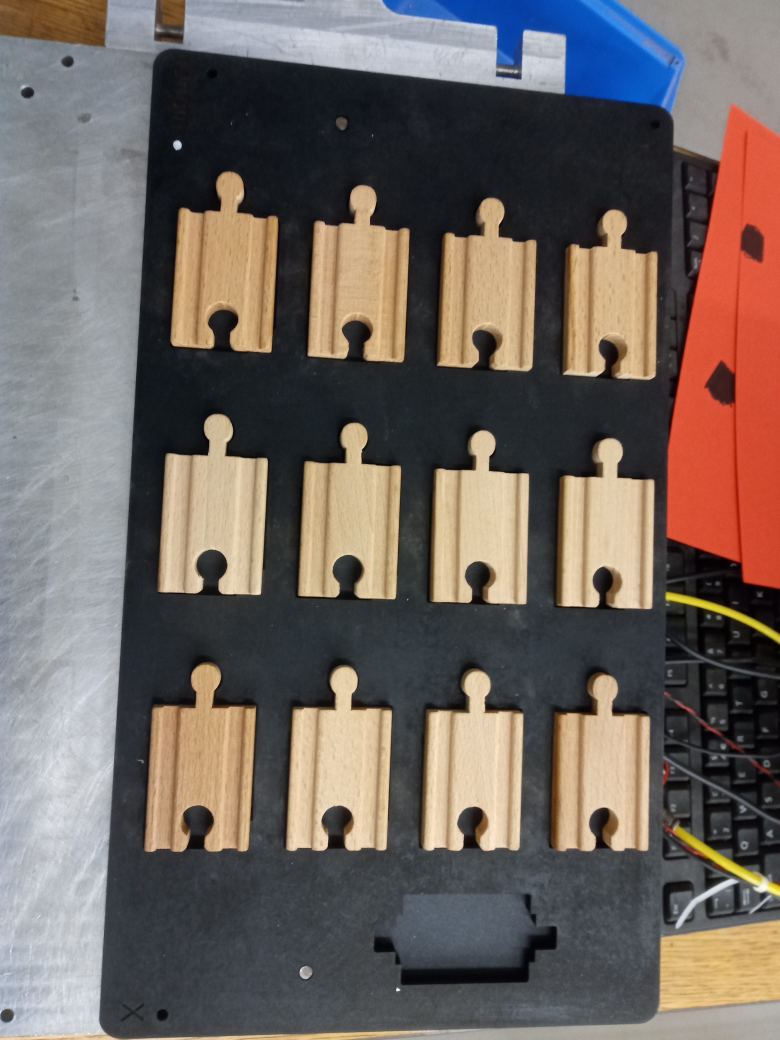
#> input picture image0.jpg, 3120 x 4160 px (shown at 1/4 size)
$ python -i 'Level 3.3.py'   (imports and definitions only)
#> lines starting #> are read from the running program, lines starting #| are printed output that depends on the picture; after the words box and inside, x2 and y2 are one past the last pixel; in counts of white or black regions, pixels touching at a corner belong together; pictures that were not available may be replaced by others from this repository, and a replacement may not be noted
# -*- coding: utf-8 -*-
"""
Created on Thu Dec  3 18:57:58 2020

@author: RTodo
"""

import cv2 as cv
import numpy as np
from matplotlib import pyplot as plt
from save_results import ResultsSave
from time import sleep
#from gpio import LED
#from gpio import Button


ds=12
#Precalibrating ethalons
minStraightArea = 5000
minStraightPerimeter = 350
minCurvedArea = 8879.5
minCurvedPerimeter = 541.65
ksize=3
itern=2
kernel = np.ones((ksize,ksize),np.uint8)

#Cropping settings
cropping_cy_straight=[35,130,225,320]
cropping_cy_length_straight=95
cropping_cx_straight=[100,270,440]
cropping_cx_length_straight=190

cropping_cy_curved=[50,145,240,335]
cropping_cy_length_curved=95
cropping_cx_curved=[20,220,420]
cropping_cx_length_curved=220


class Part:
    # [188 lines left out: functions __init__, testCamera, testCameraCurved, cropStraightImage, cropCurvedImage, FeatureExtraction and 1 more, not called in this run]

def getShape(img):
    ksize=5
    img_rgb = cv.cvtColor(img, cv.COLOR_BGR2RGB)
    img_grey = cv.cvtColor(img_rgb, cv.COLOR_RGB2GRAY)
    img_grey_blur = cv.GaussianBlur(img_grey,(ksize,ksize),0)
    ret,img_otsu = cv.threshold(img_grey_blur,0,255,cv.THRESH_BINARY+cv.THRESH_OTSU)
    contours,hierarchy = cv.findContours(img_otsu,cv.RETR_TREE, cv.CHAIN_APPROX_SIMPLE)
    for i,contour in enumerate(contours):
        if hierarchy[0][i][3]==-1:
            return contour

# [39 lines left out: function readContours, not called in this run]

def getContour(img_rgb):
    img_grey = cv.cvtColor(img_rgb, cv.COLOR_RGB2GRAY)
    img_grey_blur = cv.GaussianBlur(img_grey,(ksize,ksize),0)
    ret,img_otsu = cv.threshold(img_grey_blur,0,255,cv.THRESH_BINARY+cv.THRESH_OTSU)
    img_pro=cv.morphologyEx(img_otsu, cv.MORPH_OPEN, kernel)
    return cv.findContours(img_pro,cv.RETR_TREE, cv.CHAIN_APPROX_SIMPLE)

#Main Function
# [8 lines left out: function Check, not called in this run]

def readContoursType():
    contourList = []
    imgCurved = cv.imread("./shapes/Shapes_Moving/curved_shape.png")
    imgStraight = cv.imread("./shapes/Shapes_Moving/straight_shape.jpeg")


    curvedContour = getShape(imgCurved)
    straightContour = getShape(imgStraight)

    contourList.append(curvedContour)
    contourList.append(straightContour)


    tagList=["Straight","Shape"]
    return contourList, tagList

def FilterContoursType(img_rgb,contours,hierarchy):
    contour_filter=[]
    img_contour=img_rgb.copy()
    for i,contour in enumerate(contours):
        #Remove inside contours
        if hierarchy[0][i][3]==-1:
            #Remove small and large contours
            if cv.contourArea(contour) > 1500 and cv.contourArea(contour)<15000:
                cv.drawContours(img_contour, [contour], -1, (0,0,255), 2)
                contour_filter.append(contour)
    plt.figure(figsize = (ds,ds))
    plt.imshow(img_contour)
    plt.axis('off')
    plt.show()
    return contour_filter


def CheckType(img):
    straight_score = 0
    curved_score = 0
    contourList,tagList = readContoursType()
    img_rgb = cv.cvtColor(img, cv.COLOR_BGR2RGB)
    contours, hierarchy = getContour(img_rgb)
    contours_filtered = FilterContoursType(img_rgb, contours, hierarchy)
    for contour in contours_filtered:
        straight_score += cv.matchShapes(contour, contourList[1], cv.CONTOURS_MATCH_I3,0)
        curved_score += cv.matchShapes(contour, contourList[0], cv.CONTOURS_MATCH_I3,0)
    if straight_score < curved_score:
        tag = "Straight"
    else:
        tag = "Curved"
    return(tag)


# [43 lines left out: function videoCapture, not called in this run]

>>> import cv2
>>> picture = cv2.imread('image0.jpg', cv2.IMREAD_GRAYSCALE)
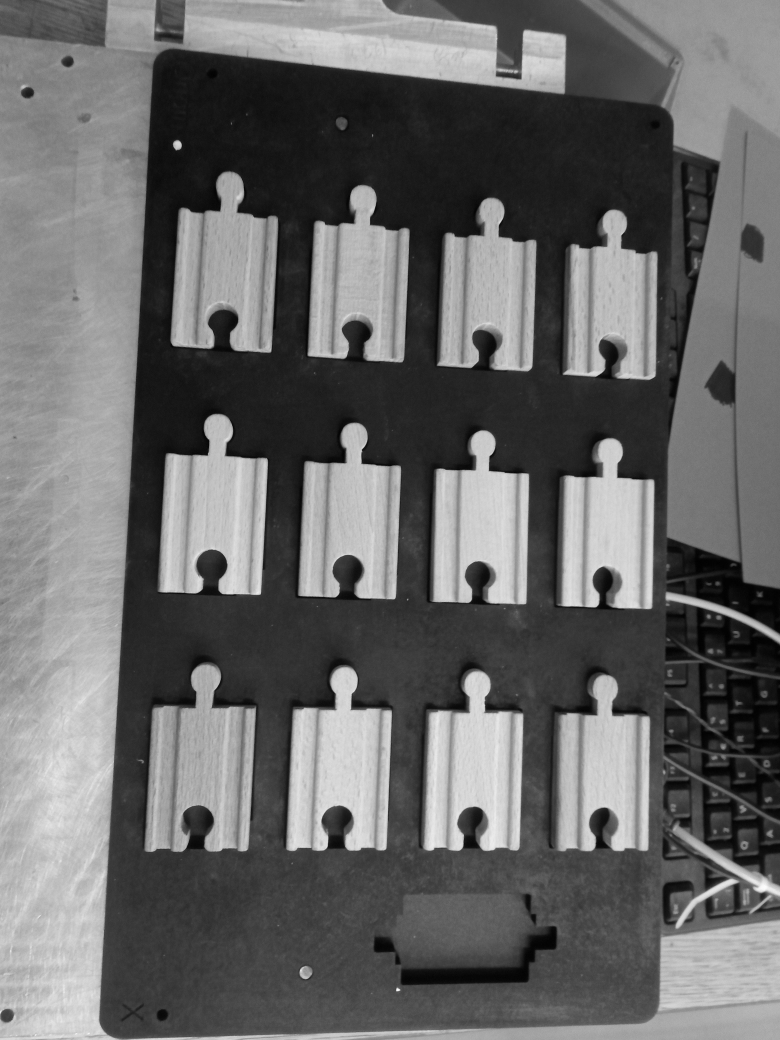
#> picture: shape (4160, 3120) (shown at 1/4 size); min 0, max 255, mean 104.3
>>> result = CheckType(picture)
#> in readContoursType, imgCurved is the input picture: shape (4160, 3120, 3); mean B, G, R 96.5, 101.9, 111.9
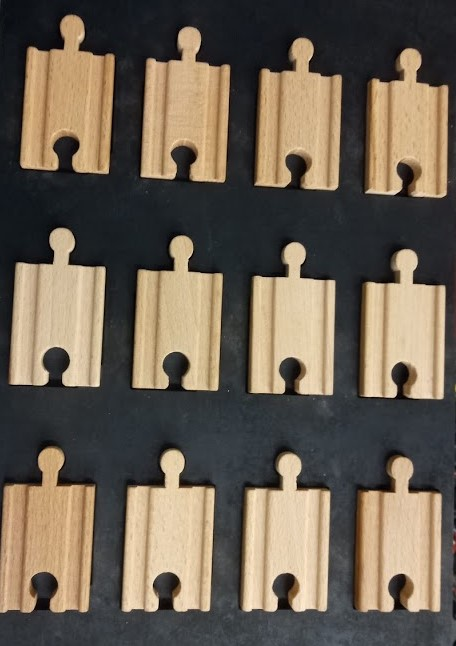
#> input picture image1.jpg, 456 x 646 px, given in place of straight_shape.jpeg, which was not available
#> in readContoursType, imgStraight is the input picture: shape (646, 456, 3); mean B, G, R 83.7, 97.8, 108.9
#> in getShape, `ret,img_otsu = cv.threshold(img_grey_blur,0,255,cv.THRESH_BINARY+cv.TH..`:
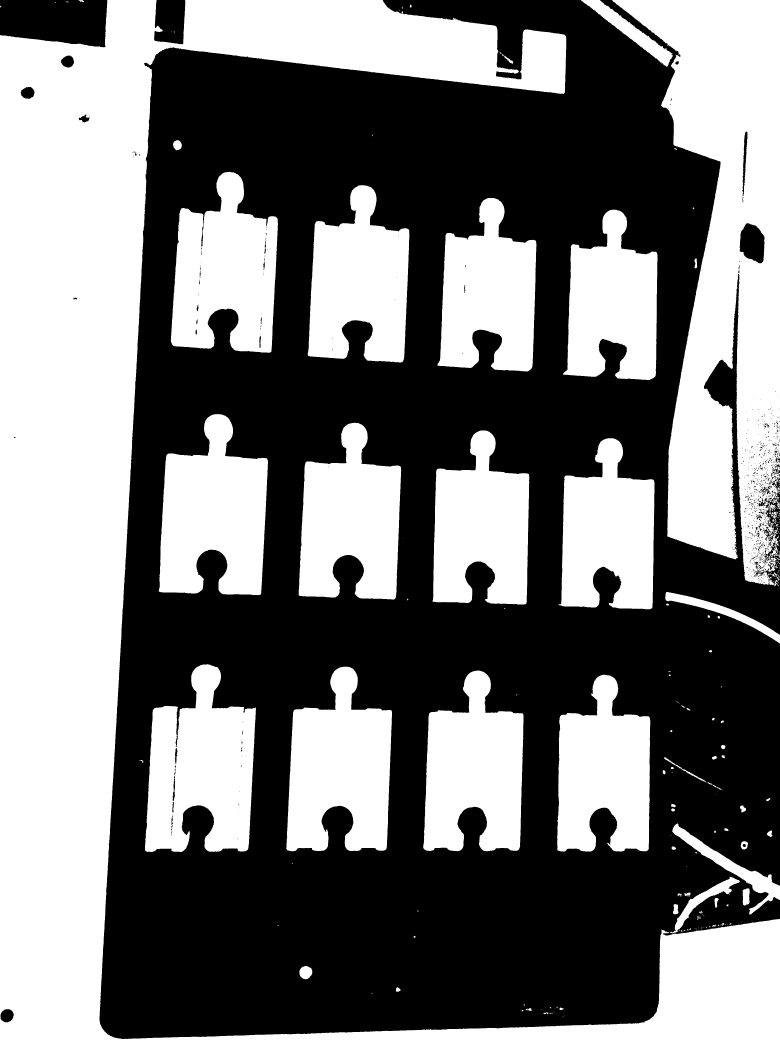
#> img_otsu: shape (4160, 3120) (shown at 1/4 size); 46.8% white; 301 white regions (196 under 20 px)
#> in getShape, `ret,img_otsu = cv.threshold(img_grey_blur,0,255,cv.THRESH_BINARY+cv.TH..`: ret = 108
#> in getShape, `contours,hierarchy = cv.findContours(img_otsu,cv.RETR_TREE, cv.CHAIN_A..`: contours = 1329 contours, 1046 with area under 20; largest, box (x1, y1, x2, y2) and area: (0, 0, 3120, 4160) 2699973, (2448, 0, 3120, 2343) 837176, (580, 2657, 1024, 3408) 231534, (635, 1656, 1072, 2381) 223612, (1145, 2666, 1568, 3405) 220846
#> the loop in getShape, `for i,contour in enumerate(contours):` made 1 pass
#> contour on pass 1: [[1713, 4114], [1713, 4115]]
#> in readContoursType, `curvedContour = getShape(imgCurved)`: curvedContour = [[1713, 4114], [1713, 4115]]
#> in getShape (call 2), `img_grey = cv.cvtColor(img_rgb, cv.COLOR_RGB2GRAY)`:
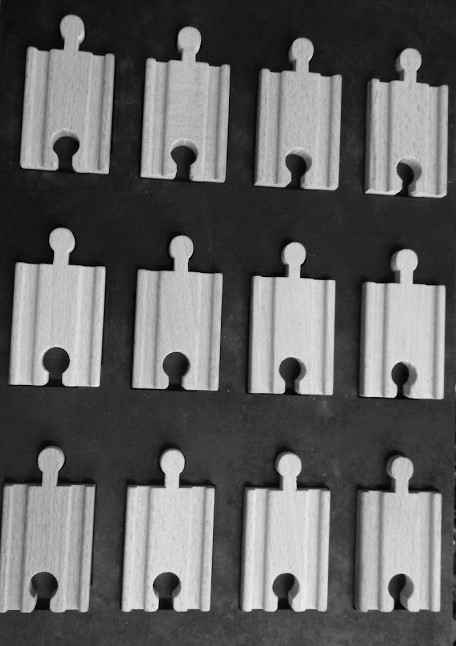
#> img_grey: shape (646, 456); min 1, max 241, mean 99.5
#> in getShape (call 2), `ret,img_otsu = cv.threshold(img_grey_blur,0,255,cv.THRESH_BINARY+cv.TH..`:
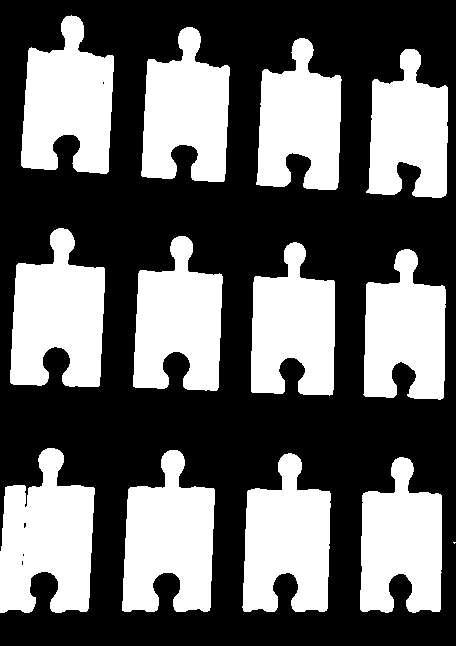
#> img_otsu: shape (646, 456); 40.4% white; 13 white regions (1 under 20 px)
#> in getShape (call 2), `ret,img_otsu = cv.threshold(img_grey_blur,0,255,cv.THRESH_BINARY+cv.TH..`: ret = 112
#> in getShape (call 2), `contours,hierarchy = cv.findContours(img_otsu,cv.RETR_TREE, cv.CHAIN_A..`: contours = 17 contours, 5 with area under 20; largest, box (x1, y1, x2, y2) and area: (0, 448, 95, 613) 10863, (10, 228, 105, 387) 10534, (122, 450, 215, 612) 10514, (21, 15, 114, 174) 10046, (242, 453, 331, 612) 9968
#> the loop in getShape, `for i,contour in enumerate(contours):` made 1 pass
#> contour on pass 1: [[453, 542], [454, 543], [455, 542]]
#> in readContoursType, `straightContour = getShape(imgStraight)`: straightContour = [[453, 542], [454, 543], [455, 542]]
#> in CheckType, `contourList,tagList = readContoursType()`: contourList = 2 contours, all with area under 20; tagList = ['Straight', 'Shape']
#> in getContour, `ret,img_otsu = cv.threshold(img_grey_blur,0,255,cv.THRESH_BINARY+cv.TH..`: img_otsu: shape (4160, 3120); 46.8% white; 476 white regions (365 under 20 px), largest, box (x1, y1, x2, y2) and area: (0, 0, 3120, 4160) 2702802, (2448, 0, 3120, 2344) 814522, (580, 2657, 1024, 3408) 231434
#> in getContour, `ret,img_otsu = cv.threshold(img_grey_blur,0,255,cv.THRESH_BINARY+cv.TH..`: ret = 108
#> in getContour, `img_pro=cv.morphologyEx(img_otsu, cv.MORPH_OPEN, kernel)`:
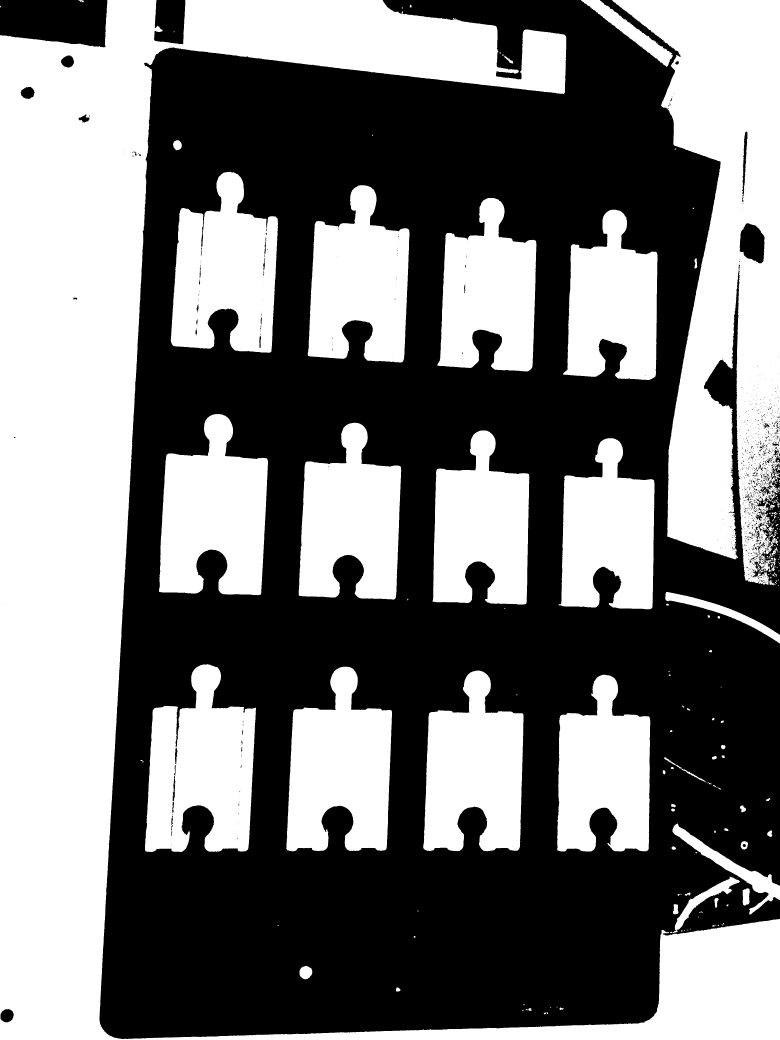
#> img_pro: shape (4160, 3120) (shown at 1/4 size); 46.7% white; 257 white regions (118 under 20 px)
#> in CheckType, `contours, hierarchy = getContour(img_rgb)`: contours = 1574 contours, 1284 with area under 20; largest, box (x1, y1, x2, y2) and area: (0, 0, 3120, 4160) 2699254, (2449, 0, 3120, 2339) 822959, (580, 2657, 1024, 3408) 231430, (636, 1656, 1072, 2381) 223664, (1145, 2667, 1568, 3405) 220709
#> the loop in FilterContoursType, `for i,contour in enumerate(contours):` made 1574 passes
#> contour on passes 7, 8, 15: [[2200, 4029], [2200, 4031], [2202, 4031], [2202, 4029]], [[2227, 4027], [2227, 4029], [2229, 4029], [2229, 4027]], [[2737, 3720], [2737, 3722], [2739, 3722], [2739, 3720]]
#> after the loop in FilterContoursType, `for i,contour in enumerate(contours):`: contour_filter = 4 contours; box (x1, y1, x2, y2) and area: (2661, 2368, 3120, 2574) 14487, (2690, 3507, 2959, 3732) 9956, (1198, 3864, 1249, 3917) 2020, (2971, 3553, 2999, 3622) 1558
#> in CheckType, `contours_filtered = FilterContoursType(img_rgb, contours, hierarchy)`: contours_filtered has the same summary as contour_filter in FilterContoursType
#> the loop in CheckType, `for contour in contours_filtered:` made 4 passes
#> (straight_score, curved_score) on passes 1 to 4: (0.537, 1.8e+308), (1.04, inf), (9.15, inf), (16.88, inf)
#> after the loop in CheckType, `for contour in contours_filtered:`: curved_score = inf; straight_score = 16.88
#> result = 'Straight'
